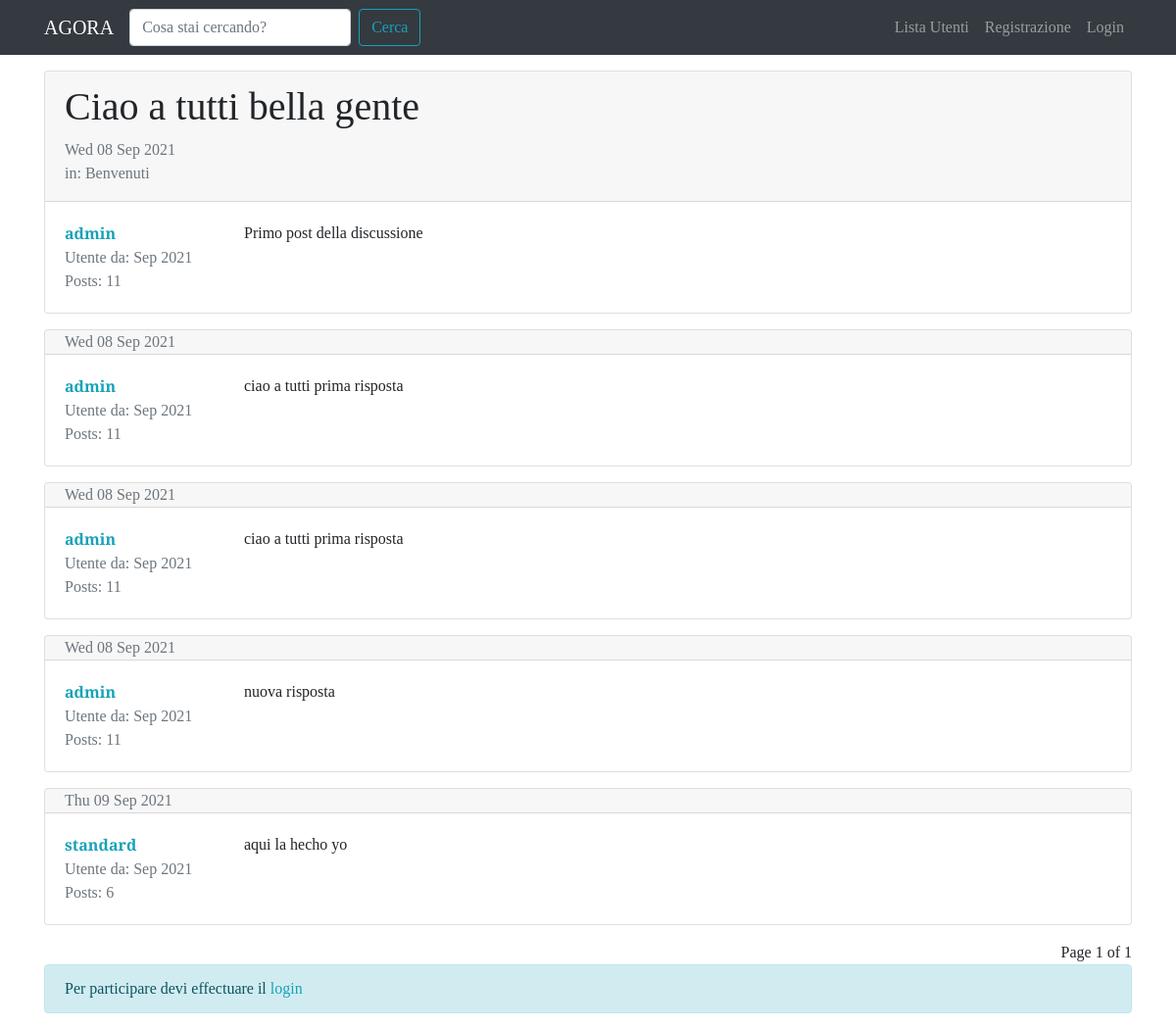
The page /forum/discussione/2/ on the database its author committed.
### forum/models.py (models this page shows, shortened)
class Discussione(models.Model):
	titolo = models.CharField(max_length=120)
	data_creazione = models.DateTimeField(auto_now_add=True)
	autore_discuzione = models.ForeignKey(User, on_delete=models.CASCADE, related_name='discussioni')
	sezione_apparteneza = models.ForeignKey(Sezione, on_delete=models.CASCADE)
	class Meta:
		verbose_name = 'Discussione'
		verbose_name_plural = 'Discussioni'

class Post(models.Model):
	autore_post = models.ForeignKey(User, on_delete=models.CASCADE, related_name='posts')
	contenuto = models.TextField()
	data_creazione = models.DateTimeField(auto_now_add=True)
	discussione = models.ForeignKey(Discussione, on_delete=models.CASCADE)
	class Meta:
		verbose_name = 'Post'
		verbose_name_plural = 'Posts'

class Sezione(models.Model):
	nome_sezione = models.CharField(max_length=80)
	descrizione = models.CharField(max_length=150, blank=True, null=True)
	logo_sezione = models.ImageField(blank=True, null=True)
	def __str__(self):
		return self.nome_sezione
	class Meta:
		verbose_name = 'Sezione'
		verbose_name_plural = 'Sezioni'

### forum/views.py (the view)
# urls.py: path('discussione/<int:pk>/', views.visualizza_discussione, name='visualizza_discussione'),
def visualizza_discussione(request, pk):
	discussione = get_object_or_404(Discussione, pk=pk)
	posts_discussione = Post.objects.filter(discussione=discussione)
	paginator = Paginator(posts_discussione, 5)
	page = request.GET.get('pagina')
	posts = paginator.get_page(page)
	form_risposta = PostModelForm()
	context = {'discussione': discussione,
				'posts_discussione': posts,
				'form_risposta': form_risposta}
	return render(request, 'forum/singola_discussione.html', context)

### forum/forms.py
class PostModelForm(forms.ModelForm):
	class Meta:
		model = Post
		fields = ['contenuto', ]
		widgets = {
					'contenuto': forms.Textarea(attrs={'rows': '5'})
				}
		labels = {
					'contenuto': 'Messagio'
				}

### forum/templates/forum/singola_discussione.html (shortened to what this page needs)
{% extends 'base.html' %}
{% load crispy_forms_tags %}
{% block content %}
	{% for post in posts_discussione %}
		<div class="card my-3">
		{% if forloop.first and not 'pagina' in request.get_full_path %}
			<div class="card-header pb-0">
				<h1>{{discussione.titolo}}</h1>
				<p class="text-muted"> {{ discussione.data_creazione|date:"D d M Y" }}
				<br>in: {{discussione.sezione_apparteneza}}</p>
			</div>
		{% else %}
			<div class="card-header py-0">
				<p class="text-muted  mb-0">
					{{ post.data_creazione|date:"D d M Y" }}
				</p>
			</div>
		{% endif %}
			<div class="card-body">
				<div class="row">
					<div class="col-xl-2 col-4">
						<p class="mb-0"><a href=" {% url 'user_profile' username=post.autore_post.username %} "><strong>{{post.autore_post}}</strong></a></p>
						<p class="text-muted mb-0">Utente da: {{ post.autore_post.date_joined|date:"M Y" }}</p>
						<p class="text-muted mb-0">Posts: {{ post.autore_post.posts.count }}</p>
					</div>
					<div class="col-xl-10 col-8">
						<p class="my-0">{{ post.contenuto|linebreaks }}</p>
					</div>
				</div>
			</div>
		</div>
	{% endfor %}
	<div class="text-right">
		<span class="step-links">
			<span class="current">
				Page {{posts_discussione.number}}  of {{posts_discussione.paginator.num_pages}}
			</span>
		</span>
	</div>
	{% if request.user.is_authenticated %}
		{% include 'forum/form_risposta.html' %}
	{% else %}
		<div class="alert alert-info">Per participare devi effectuare il <a href=" {% url 'login' %}?next={{ request.get_full_path }} ">login</a></div>
	{% endif %}
{% endblock content %}

### static-storage/css/agora.css (style rules this page uses)
body { font-family: 'Slabo 27px', serif; }
a, a:hover { color: #17a2b8; }

### rows shown on the page
Post: autore_post "admin", autore_post.date_joined "Sep 2021", autore_post.posts.count "11", contenuto "Primo post della discussione"
Discussione: titolo "Ciao a tutti bella gente", data_creazione "Wed 08 Sep 2021", sezione_apparteneza "Benvenuti"
Post: data_creazione "Wed 08 Sep 2021", autore_post "admin", autore_post.date_joined "Sep 2021", autore_post.posts.count "11", contenuto "ciao a tutti prima risposta"
Post: data_creazione "Wed 08 Sep 2021", autore_post "admin", autore_post.date_joined "Sep 2021", autore_post.posts.count "11", contenuto "ciao a tutti prima risposta"
Post: data_creazione "Wed 08 Sep 2021", autore_post "admin", autore_post.date_joined "Sep 2021", autore_post.posts.count "11", contenuto "nuova risposta"
Post: data_creazione "Thu 09 Sep 2021", autore_post "standard", autore_post.date_joined "Sep 2021", autore_post.posts.count "6", contenuto "aqui la hecho yo"

### other values the page prints
{{ posts_discussione.number }} "1"
{{ posts_discussione.paginator.num_pages }} "1"
